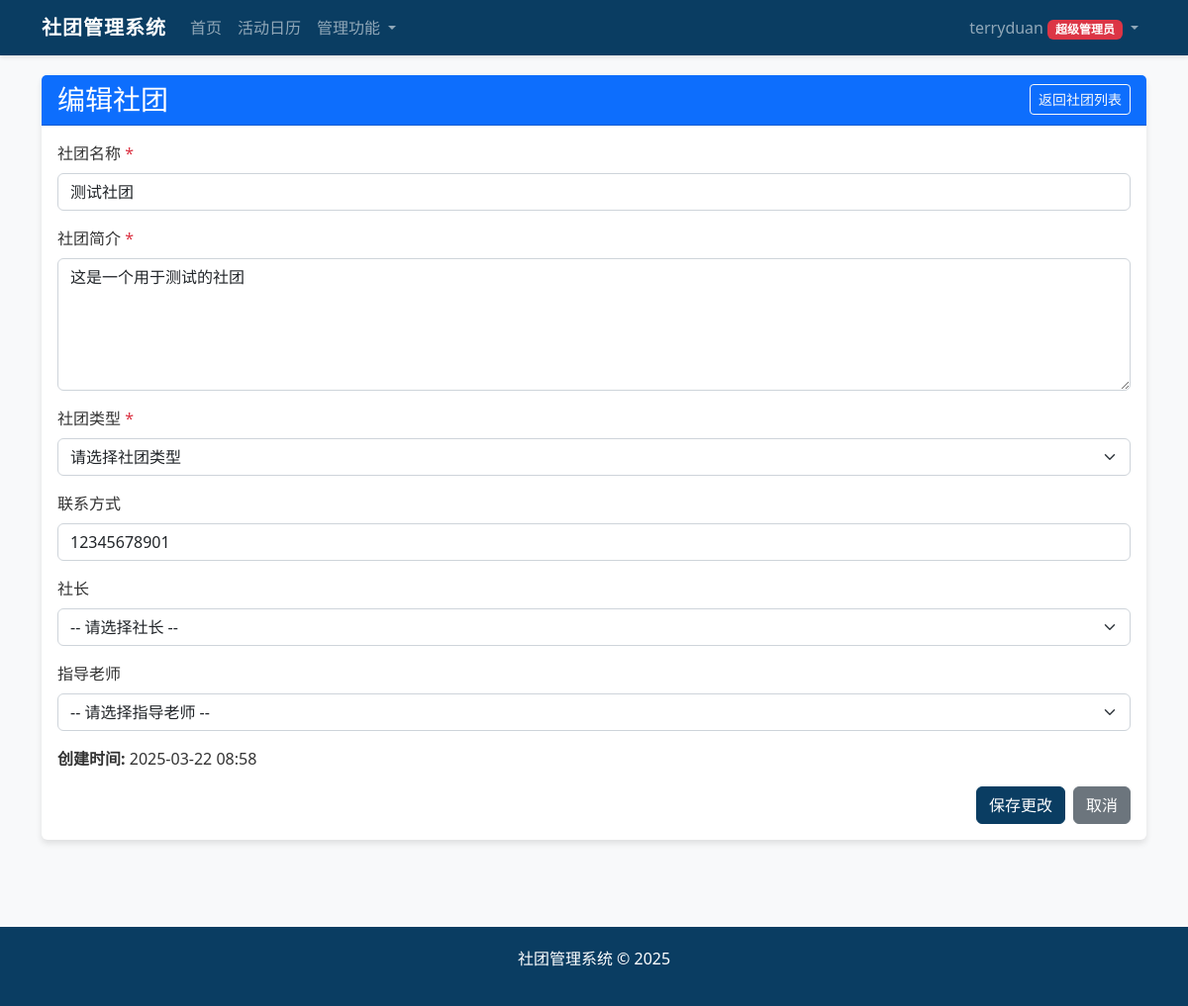
/admin/edit_club/1 (signed in), run on the app's committed database.
### app/models.py (models this page shows, shortened)
class User(UserMixin, db.Model):
    __tablename__ = "users"
    id = db.Column(db.Integer, primary_key=True)
    username = db.Column(db.String(64), unique=True, index=True)
    password = db.Column(db.String(128))
    role = db.Column(db.String(20))  # super_admin, admin, club_leader, club_teacher, union, student
    real_name = db.Column(db.String(64))
    class_name = db.Column(db.String(64))  # 针对学生
    email = db.Column(db.String(120))
    phone = db.Column(db.String(20))
    leader_id = db.Column(db.Integer, db.ForeignKey('users.id'), nullable=True)
    is_approved = db.Column(db.Boolean, default=False)
    club_name = db.Column(db.String(64), nullable=True)
    created_at = db.Column(db.DateTime, default=datetime.utcnow)
    teachers = db.relationship('User', backref=db.backref('leader', remote_side=[id]), foreign_keys=[leader_id])
    @property
    def is_super_admin(self):
        return self.role == ROLE_SUPER_ADMIN

class Club(db.Model):
    __tablename__ = "clubs"
    id = db.Column(db.Integer, primary_key=True)
    name = db.Column(db.String(64), unique=True)
    description = db.Column(db.Text)
    president_contact = db.Column(db.String(64))
    type = db.Column(db.String(64))   # 社团类型：科技类、公益类、学术类、活动类、文化类、体育类、艺术类
    score = db.Column(db.Float, default=0)   # 社团分数
    leader_id = db.Column(db.Integer, db.ForeignKey('users.id'), nullable=True)
    teacher_id = db.Column(db.Integer, db.ForeignKey('users.id'), nullable=True)
    creator_id = db.Column(db.Integer, db.ForeignKey('users.id'), nullable=True)
    created_at = db.Column(db.DateTime, default=datetime.utcnow)
    activities = db.relationship('Activity', backref='club', lazy='dynamic')
    leader = db.relationship('User', foreign_keys=[leader_id], backref='led_club')
    teacher = db.relationship('User', foreign_keys=[teacher_id], backref='guided_club')
    creator = db.relationship('User', foreign_keys=[creator_id], backref='created_clubs')

### app/views/admin.py (the view, shortened to what this page needs)
@admin_bp.route('/edit_club/<int:club_id>', methods=['GET', 'POST'])
@login_required
@require_super_admin
def edit_club(club_id):
    club = Club.query.get_or_404(club_id)
    leaders = User.query.filter_by(role=ROLE_CLUB_LEADER).all()
    teachers = User.query.filter_by(role=ROLE_CLUB_TEACHER).all()
    club_types = ['科技类', '公益类', '学术类', '活动类', '文化类', '体育类', '艺术类']
    return render_template('admin/edit_club.html',
                          club=club,
                          leaders=leaders,
                          teachers=teachers,
                          club_types=club_types)

### app/views/admin.py (called while the page is built)
def require_super_admin(f):
    @wraps(f)
    def decorated_function(*args, **kwargs):
        if not current_user.is_super_admin:
            abort(403)
        return f(*args, **kwargs)
    return decorated_function

### app/views/auth.py (called while the page is built)
@login_manager.user_loader
def load_user(user_id):
    return User.query.get(int(user_id))

### app/templates/admin/edit_club.html (shortened to what this page needs)
{% extends "layout.html" %}
{% block content %}
<div class="card">
    <div class="card-header bg-primary text-white">
        <div class="d-flex justify-content-between align-items-center">
            <h3 class="mb-0">编辑社团</h3>
            <a href="{{ url_for('admin.manage_clubs') }}" class="btn btn-sm btn-outline-light">返回社团列表</a>
        </div>
    </div>
    <div class="card-body">
        <form method="post">
            <div class="mb-3">
                <label for="name" class="form-label">社团名称 <span class="text-danger">*</span></label>
                <input type="text" class="form-control" id="name" name="name" value="{{ club.name }}" required>
            </div>
            <div class="mb-3">
                <label for="description" class="form-label">社团简介 <span class="text-danger">*</span></label>
                <textarea class="form-control" id="description" name="description" rows="5" required>{{ club.description }}</textarea>
            </div>
            <div class="mb-3">
                <label for="type" class="form-label">社团类型 <span class="text-danger">*</span></label>
                <select class="form-select" id="type" name="type" required>
                    <option value="" {% if not club.type %}selected{% endif %}>请选择社团类型</option>
                </select>
            </div>
            <div class="mb-3">
                <label for="president_contact" class="form-label">联系方式</label>
                <input type="text" class="form-control" id="president_contact" name="president_contact" value="{{ club.president_contact or '' }}">
            </div>
            <div class="mb-3">
                <label for="leader_id" class="form-label">社长</label>
                <select class="form-select" id="leader_id" name="leader_id">
                    <option value="">-- 请选择社长 --</option>
                </select>
            </div>
            <div class="mb-3">
                <label for="teacher_id" class="form-label">指导老师</label>
                <select class="form-select" id="teacher_id" name="teacher_id">
                    <option value="">-- 请选择指导老师 --</option>
                </select>
            </div>
            <div class="mb-3">
                <p><strong>创建时间:</strong> {{ club.created_at.strftime('%Y-%m-%d %H:%M') }}</p>
            </div>
            <div class="d-grid gap-2 d-md-flex justify-content-md-end">
                <button type="submit" class="btn btn-primary">保存更改</button>
                <a href="{{ url_for('admin.manage_clubs') }}" class="btn btn-secondary">取消</a>
            </div>
        </form>
    </div>
</div>
{% endblock %}

### app/templates/layout.html (shortened to what this page needs)
<!DOCTYPE html>
<html lang="zh-CN">
<head>
    <link rel="stylesheet" href="https://cdn.jsdelivr.net/npm/bootstrap@5.2.3/dist/css/bootstrap.min.css">
    <link rel="stylesheet" href="https://cdn.jsdelivr.net/npm/bootstrap-icons@1.10.0/font/bootstrap-icons.css">
</head>
<body>
    <nav class="navbar navbar-expand-lg navbar-dark">
        <div class="container-xl">
            <a class="navbar-brand" href="/">社团管理系统</a>
            <div class="collapse navbar-collapse" id="navbarNav">
                <ul class="navbar-nav me-auto">
                    <li class="nav-item">
                        <a class="nav-link" href="/">首页</a>
                    </li>
                    <li class="nav-item">
                        <a class="nav-link" href="{{ url_for('main.activity_calendar') }}">活动日历</a>
                    </li>
                    {% if current_user.is_authenticated %}
                        {% if current_user.role == 'super_admin' or current_user.role == 'admin' %}
                            <li class="nav-item dropdown">
                                <a class="nav-link dropdown-toggle" href="#" role="button" data-bs-toggle="dropdown">
                                    管理功能
                                </a>
                            </li>
                        {% endif %}
                    {% endif %}
                </ul>
                <ul class="navbar-nav">
                    {% if current_user.is_authenticated %}
                        <li class="nav-item dropdown">
                            <a class="nav-link dropdown-toggle" href="#" id="userDropdown" role="button" data-bs-toggle="dropdown">
                                {{ current_user.username }}
                                {% if current_user.role == 'super_admin' %}
                                    <span class="badge bg-danger">超级管理员</span>
                                {% elif current_user.role == 'admin' %}
                                    <span class="badge bg-warning">管理员</span>
                                {% elif current_user.role == 'club_leader' %}
                                    <span class="badge bg-success">社长</span>
                                {% elif current_user.role == 'club_teacher' %}
                                    <span class="badge bg-info">指导老师</span>
                                {% elif current_user.role == 'union' %}
                                    <span class="badge bg-primary">社联</span>
                                {% elif current_user.role == 'student' %}
                                    <span class="badge bg-secondary">学生</span>
                                {% endif %}
                            </a>
                        </li>
                    {% endif %}
                </ul>
            </div>
        </div>
    </nav>
    <div class="content-wrapper">
        <div class="container-xl">
            {% block content %}{% endblock %}
        </div>
    </div>
    <footer class="mt-5">
        <div class="container text-center">
            <p>社团管理系统 &copy; 2025</p>
        </div>
    </footer>
</body>
</html>

### app/templates/layout.html (style rules this page uses)
:root { --primary-color: #0a3d62; --secondary-color: #3c6382; --accent-color: #60a3bc; --light-bg: #f8f9fa; --dark-text: #333; }
body { font-family: "Microsoft YaHei", "Segoe UI", Roboto, sans-serif; background-color: var(--light-bg); color: var(--dark-text); min-height: 100vh; display: flex; flex-direction: column; }
.navbar { background-color: var(--primary-color) !important; box-shadow: 0 2px 4px rgba(0, 0, 0, 0.1); }
.navbar-brand { font-weight: bold; letter-spacing: 1px; }
.card { box-shadow: 0 4px 6px rgba(0, 0, 0, 0.1); border: none; margin-bottom: 20px; }
.card-header { font-weight: bold; background-color: var(--primary-color); color: white; }
.btn-primary { background-color: var(--primary-color); border-color: var(--primary-color); }
footer { background-color: var(--primary-color); color: white; padding: 20px 0; margin-top: auto; }
.container-xl { max-width: 1400px; width: 95%; }
.content-wrapper { flex: 1; padding: 20px 0; }

### data on the page
User: username "terryduan"
Club: name "测试社团", description "这是一个用于测试的社团", type "请选择社团类型", president_contact "12345678901", created_at "2025-03-22 08:58"
